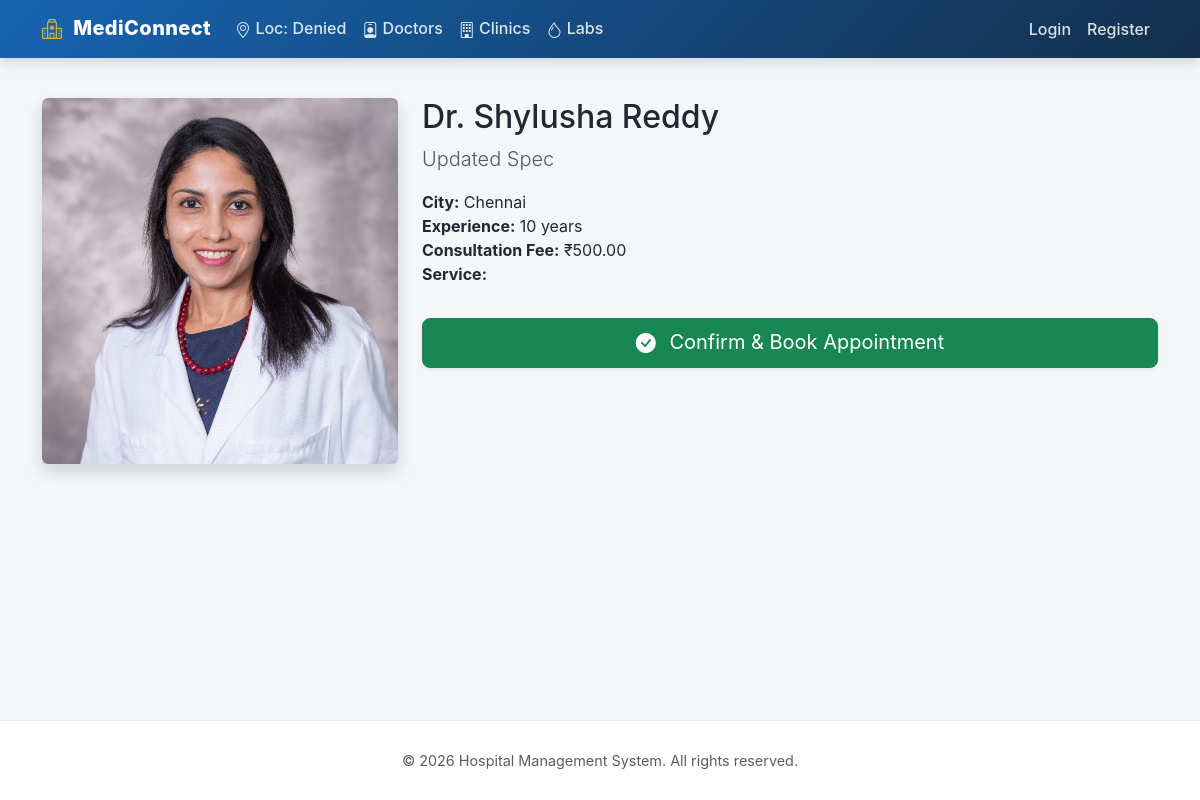
Page /10/ on the committed database.
### doctors/models.py (models this page shows, shortened)
class Doctor(models.Model):
    user = models.OneToOneField(
        User, on_delete=models.CASCADE, related_name='doctor_profile',
        null=True, blank=True  # Admin-created doctors may not have user account
    )
    name = models.CharField(max_length=200)
    specialization = models.CharField(max_length=200)
    city = models.ForeignKey(City, on_delete=models.CASCADE, related_name='doctors')
    clinic = models.ForeignKey(
        Clinic, on_delete=models.CASCADE, related_name='doctors',
        help_text="Primary hospital/clinic"
    )
    experience = models.IntegerField(help_text="Years of experience")
    consultation_fee = models.DecimalField(max_digits=10, decimal_places=2)
    profile_image = models.ImageField(
        upload_to='doctors/', blank=True, null=True
    )
    class Meta:
        verbose_name_plural = "Doctors"

### hospitals/models.py (models this page shows)
class City(models.Model):
    name = models.CharField(max_length=100)
    class Meta:
        verbose_name_plural = "Cities"
    def __str__(self):
        return self.name

### doctors/views.py (the view)
# urls.py: path('<int:pk>/', views.doctor_detail, name='doctor_detail'),
def doctor_detail(request, pk):
    doctor = get_object_or_404(Doctor, pk=pk)
    return render(request, 'doctors/doctor_detail.html', {'doctor': doctor})

### templates/doctors/doctor_detail.html (shortened to what this page needs)
{% extends 'base.html' %}
{% block content %}
<div class="row">
    <div class="col-md-4 text-center mb-4">
        {% if doctor.profile_image %}
        <img src="{{ doctor.profile_image.url }}" alt="{{ doctor.name }}" class="img-fluid rounded shadow doctor-img">
        {% else %}
        <img src="https://api.dicebear.com/9.x/avataaars/svg?seed={{ doctor.user.username }}" alt="{{ doctor.name }}"
            class="img-fluid rounded shadow doctor-img">
        {% endif %}
    </div>
    <div class="col-md-8">
        <h2>
            Dr. {{ doctor.user.get_full_name|default:doctor.user.username }}
        </h2>
        <p class="text-muted lead">{{ doctor.specialization }}</p>
        <ul class="list-unstyled">
            <li><strong>City:</strong> {{ doctor.city }}</li>
            <li><strong>Experience:</strong> {{ doctor.experience }} years</li>
            <li><strong>Consultation Fee:</strong> ₹{{ doctor.consultation_fee }}</li>
            <li><strong>Service:</strong> {{ doctor.service }}</li>
        </ul>
        <a href="{% url 'appointments:create' doctor.id %}" class="btn btn-success btn-lg w-100 mt-3 shadow-sm">
            <i class="bi bi-check-circle-fill me-2"></i> Confirm & Book Appointment
        </a>
    </div>
</div>
{% endblock %}

### templates/base.html (style rules this page uses)
:root { --royal-blue: #1765b2; --royal-blue-light: #132f4c; --emerald: #1fa37c; --emerald-dark: #178b69; --soft-gold: #d4af37; --bg-light: #f4f6f9; --text-dark: #1f2933; --text-muted: #6b7280; --card-bg: #ffffff; }
body { min-height: 100vh; display: flex; flex-direction: column; background-color: var(--bg-light); color: var(--text-dark); font-family: "Inter", "Segoe UI", system-ui, -apple-system, sans-serif; }
i.bi { vertical-align: middle; }

### rows in the picture
Doctor: profile_image (picture), user.get_full_name "Shylusha Reddy", specialization "Updated Spec", city "Chennai", experience "10", consultation_fee "500.00"
